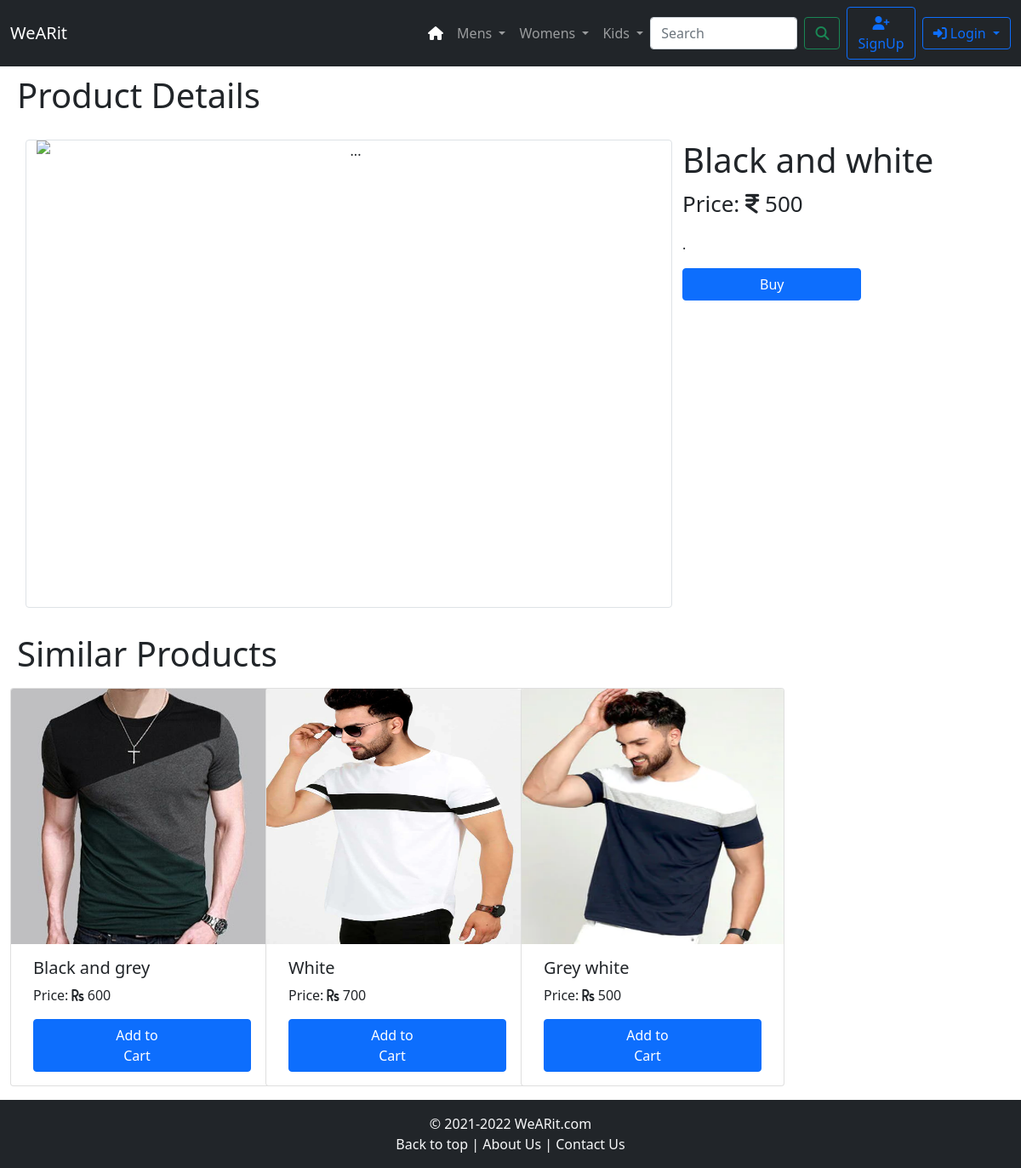
The app's page /ecom/prodar/13/Mens with its own data.
### ecom/models.py (models this page shows, shortened)
class Product(models.Model):
    product_id = models.AutoField
    product_name = models.CharField(max_length=50)
    category = models.CharField(max_length=50,default="")
    subcategory = models.CharField(max_length=50,default="")
    price = models.IntegerField(default=0)
    desc = models.CharField(max_length=300)
    pub_date = models.DateField()
    image = models.ImageField(upload_to="images",default="")

### ecom/views.py (the view)
# urls.py: path('ecom/prodar/<int:myid>/<slug:mycategory>',views.prodar,name='ProdAr'),
def prodar(request,myid,mycategory):
    products = Product.objects.filter(id=myid)
    similar_products = Product.objects.filter(
        category=mycategory).exclude(id=myid)
    return render(request, 'productviewar.html', {'product': products[0], 'related': similar_products})

### templates/productviewar.html (shortened to what this page needs)
{% extends 'basic1.html' %}
{% block body %}
<h1 class="head" style="margin-left: 20px;padding-bottom: 20px;padding-top: 10px;">Product Details</h1>
<div class="container">
  <div class="row">
    <div class="col-sm-10 col-md-5 col-lg-6 col-xl-8 text-center">
      <div class="row">
        <img src="{% url 'video_feed' %}" class="pimg card-img-top border rounded" width="600px" height="550px" alt="...">
      </div>
    </div>
    <div class="col-sm-12 col-md-6 col-xl-4">
      <h1 class="text-truncate" style="font-size: 40px;">{{product.product_name}}<br>
      </h1>
      <p style="font-size: 26px;">Price: <i class="fa fa-rupee"></i> {{product.price}}&nbsp;</p>
      <p>{{product.desc}}</p>
      <a href="#"><button id="pr{{i.id}}" class="buy btn btn-primary" data-bs-toggle="modal" data-bs-target="#exampleModal2"
          style="padding-right: 90px;padding-left: 90px;margin-right: 40px;">Buy</button></a>
    </div>
  </div>
</div>
<h1 class="head1" style="margin-left: 20px;padding-top: 30px;">Similar Products</h1>
<div class="container-fluid mr-1 me-1 my-3">
  <div class="row">
    {% for i in related %}
    <div class="col-xs-3 col-sm-1 col-md-3">
      <div class="card" style="width: 310px;">
        <a href="/ecom/productview1/{{i.id}}/{{i.category}}"><img src="/media/{{i.image}}" class="card-img-top" alt="..." style="height: 300px;"></a>
        <div class="card-body">
          <h5 class="card-title" id="namepr{{i.id}}" style="margin-left: 10px;">{{i.product_name}}</h5>
          <p class="card-text" style="margin-left: 10px;">Price: <i class="fas fa-rupee-sign"></i> {{i.price}}</p>
          <a href="#"><button id="pr{{i.id}}" class="btn btn-primary d-inline" data-bs-toggle="modal" data-bs-target="#exampleModal2" style="margin-left: 10px;margin-right: 10px;padding-left: 80px;padding-right:92px;">Add to Cart</button></a>
        </div>
      </div>
    </div>
    {% endfor %}
  </div>
</div>
{% endblock%}

### records on screen
Product: product_name "Black and white", price "500", desc "."
Product: image (picture), product_name "Black and grey", price "600"
Product: image (picture), product_name "White", price "700"
Product: image (picture), product_name "Grey white", price "500"
